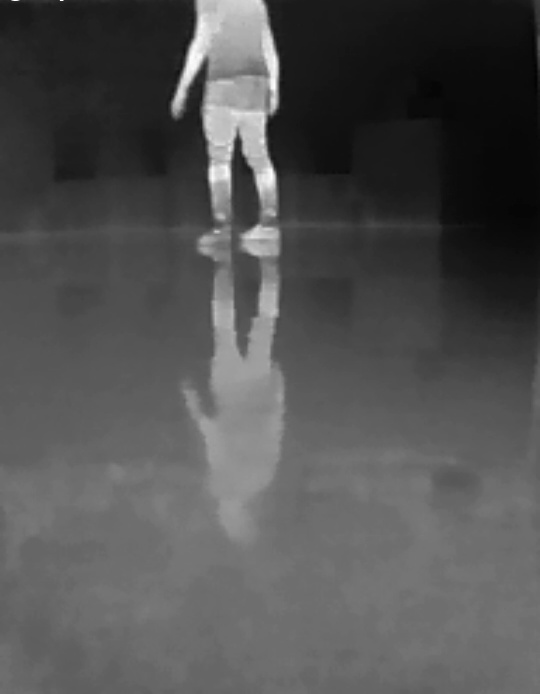
#> input picture dataset/person/Xinf_250916_141031_295_frame_400.jpg, 540 x 694 px; its folder holds only this picture in this run
$ python prep_norm.py
#> lines starting #> are read from the running program, lines starting #| are printed output that depends on the picture
# normalize_dataset.py
import cv2, os, glob, json, numpy as np
from tqdm import tqdm

SRC = "dataset"                # raiz com imagens originais (BGR ou já cinza)
DST = "dataset-norm-2"         # saída
OUT_W, OUT_H = 512, 384

# --------- NORMALIZAÇÃO ---------
MODE = "dataset_fixed"         # "per_frame" | "dataset_fixed"
P_LO, P_HI = 5, 95             # percentis de recorte
CLAHE = False                  # equalização local após normalizar
CLAHE_CLIP = 2.0
CLAHE_TILE = (8, 8)

# --------- MÁSCARA / RECORTE (pra não contaminar percentis) ---------
EXCLUDE_TOP_RATIO = 0.00       # ex.: 0.25 se tiver teto muito quente
EXCLUDE_BOTTOM_PX = 22         # remove logo/rodapé (ajuste conforme dataset)
EXCLUDE_LEFT_PX = 0
EXCLUDE_RIGHT_PX = 0

IMG_EXTS = (".jpg", ".png", ".jpeg", ".bmp", ".tif", ".tiff")

def to_gray(img):
    # Carrega como BGR e converte para Gray; se já for 1 canal, apenas retorna
    if img.ndim == 2:
        return img
    return cv2.cvtColor(img, cv2.COLOR_BGR2GRAY)

def build_mask(h, w):
    mask = np.ones((h, w), dtype=bool)
    if EXCLUDE_TOP_RATIO > 0:
        mask[:int(h * EXCLUDE_TOP_RATIO), :] = False
    if EXCLUDE_BOTTOM_PX > 0:
        mask[h - EXCLUDE_BOTTOM_PX : , :] = False
    if EXCLUDE_LEFT_PX > 0:
        mask[:, :EXCLUDE_LEFT_PX] = False
    if EXCLUDE_RIGHT_PX > 0:
        mask[:, w - EXCLUDE_RIGHT_PX :] = False
    return mask

def estimate_global_lo_hi(filepaths):
    lows, highs = [], []
    for fp in tqdm(filepaths, desc="Passo 1/2: estimando lo/hi globais"):
        img = cv2.imread(fp, cv2.IMREAD_UNCHANGED)
#> img is the input picture: shape (694, 540, 3); min 3, max 255, mean 81
        if img is None:
            continue
        g = to_gray(img).astype(np.float32)
        m = build_mask(*g.shape)
        vals = g[m]
        if vals.size < 100:
            continue
        lo, hi = np.percentile(vals, [P_LO, P_HI])
#> lo = 13; hi = 148
        if hi <= lo:
            hi = lo + 1.0
        lows.append(lo); highs.append(hi)
    # mediana é mais robusta do que média
    glo = float(np.median(lows)) if lows else 0.0
#> glo = 13
    ghi = float(np.median(highs)) if highs else 255.0
#> ghi = 148
    if ghi <= glo:
        ghi = glo + 1.0
    return glo, ghi

def normalize_gray(gray, lo, hi):
    gray = gray.astype(np.float32)
    norm = np.clip((gray - lo) * 255.0 / (hi - lo), 0, 255).astype(np.uint8)
    if CLAHE:
        clahe = cv2.createCLAHE(clipLimit=CLAHE_CLIP, tileGridSize=CLAHE_TILE)
        norm = clahe.apply(norm)
    return norm

def main():
    os.makedirs(DST, exist_ok=True)
    files = sorted(
        fp for fp in glob.glob(os.path.join(SRC, "**", "*"), recursive=True)
        if os.path.splitext(fp)[1].lower() in IMG_EXTS
    )
    if not files:
        print(f"Nenhuma imagem em {SRC}.")
        return

    meta = {"mode": MODE, "p_lo": P_LO, "p_hi": P_HI,
            "exclude": {"top_ratio": EXCLUDE_TOP_RATIO, "bottom_px": EXCLUDE_BOTTOM_PX,
                        "left_px": EXCLUDE_LEFT_PX, "right_px": EXCLUDE_RIGHT_PX},
            "clahe": CLAHE, "clahe_clip": CLAHE_CLIP, "clahe_tile": CLAHE_TILE,
            "images": []}

    if MODE == "dataset_fixed":
        glo, ghi = estimate_global_lo_hi(files)
#> glo = 13; ghi = 148
        print(f"[GLOBAL] lo={glo:.2f} hi={ghi:.2f}")
#| [GLOBAL] lo=13.00 hi=148.00
        meta["global_lo"] = glo
        meta["global_hi"] = ghi
    else:
        glo = ghi = None

    for fp in tqdm(files, desc="Passo 2/2: normalizando e salvando"):
        img = cv2.imread(fp, cv2.IMREAD_UNCHANGED)
        if img is None:
            continue
        g = to_gray(img)
        h, w = g.shape
#> h = 694; w = 540
        if MODE == "per_frame":
            m = build_mask(h, w)
            vals = g[m].astype(np.float32)
            lo, hi = np.percentile(vals, [P_LO, P_HI])
            if hi <= lo: hi = lo + 1.0
        else:
            lo, hi = glo, ghi
#> lo = 13; hi = 148

        norm = normalize_gray(g, lo, hi)
#> in normalize_gray, `norm = np.clip((gray - lo) * 255.0 / (hi - lo), 0, 255).astype(np.uint8)`:
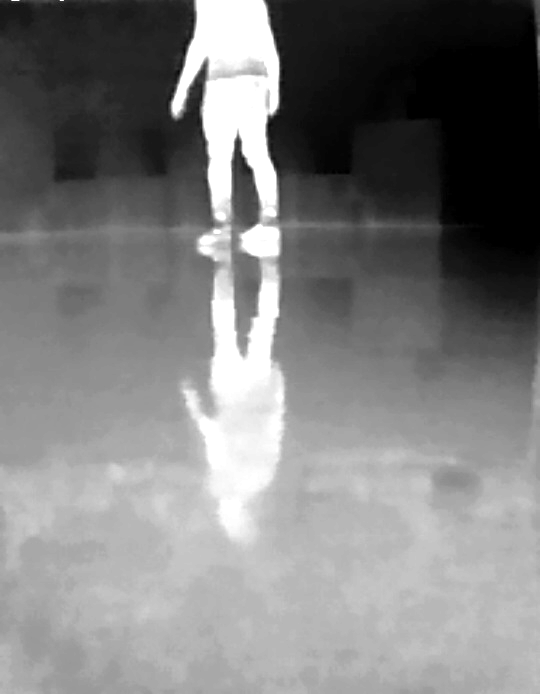
#> norm: shape (694, 540); min 0, max 255, mean 125.6
        norm = cv2.resize(norm, (OUT_W, OUT_H), cv2.INTER_AREA)
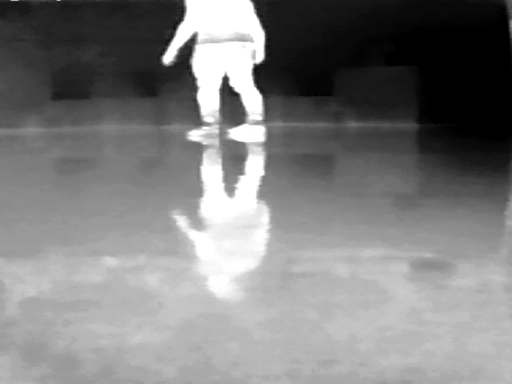
#> norm: shape (384, 512); min 0, max 255, mean 125.6

        rel = os.path.relpath(fp, SRC)
        out_fp = os.path.join(DST, os.path.splitext(rel)[0] + ".png")
        os.makedirs(os.path.dirname(out_fp), exist_ok=True)
        cv2.imwrite(out_fp, norm)

        meta["images"].append({
            "src": fp, "dst": out_fp, "lo": float(lo), "hi": float(hi),
            "orig_hw": [int(h), int(w)]
        })

    with open(os.path.join(DST, "meta.json"), "w", encoding="utf-8") as f:
        json.dump(meta, f, indent=2, ensure_ascii=False)
    print(f"OK: {len(meta['images'])} frames normalizados em {DST}")
#| OK: 1 frames normalizados em dataset-norm-2

if __name__ == "__main__":
    main()

$ run again, on dataset/person/Xinf_250916_142036_079_frame_960.jpg
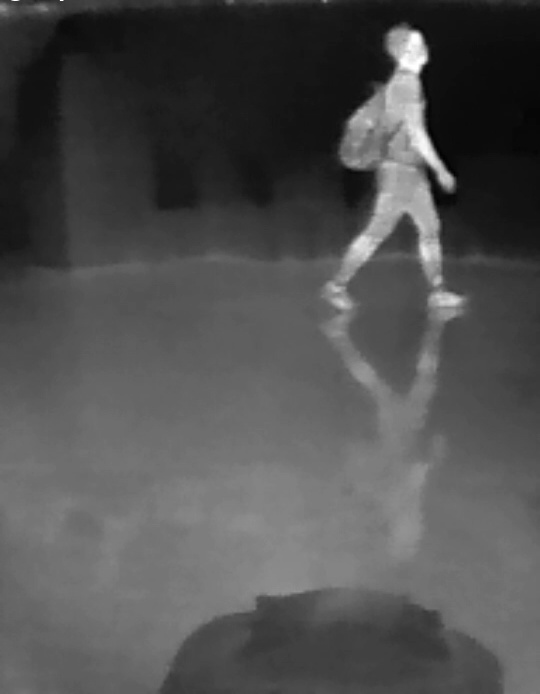
#> input picture dataset/person/Xinf_250916_142036_079_frame_960.jpg, 540 x 694 px
#> in estimate_global_lo_hi, img is the input picture: shape (694, 540, 3); min 0, max 255, mean 79.5
#> in estimate_global_lo_hi, `lo, hi = np.percentile(vals, [P_LO, P_HI])`: lo = 17; hi = 133
#> in estimate_global_lo_hi, `glo = float(np.median(lows)) if lows else 0.0`: glo = 17
#> in estimate_global_lo_hi, `ghi = float(np.median(highs)) if highs else 255.0`: ghi = 133
#> in main, `glo, ghi = estimate_global_lo_hi(files)`: glo = 17; ghi = 133
#| [GLOBAL] lo=17.00 hi=133.00
#> in main, `lo, hi = glo, ghi`: lo = 17; hi = 133
#> in normalize_gray, `norm = np.clip((gray - lo) * 255.0 / (hi - lo), 0, 255).astype(np.uint8)`:
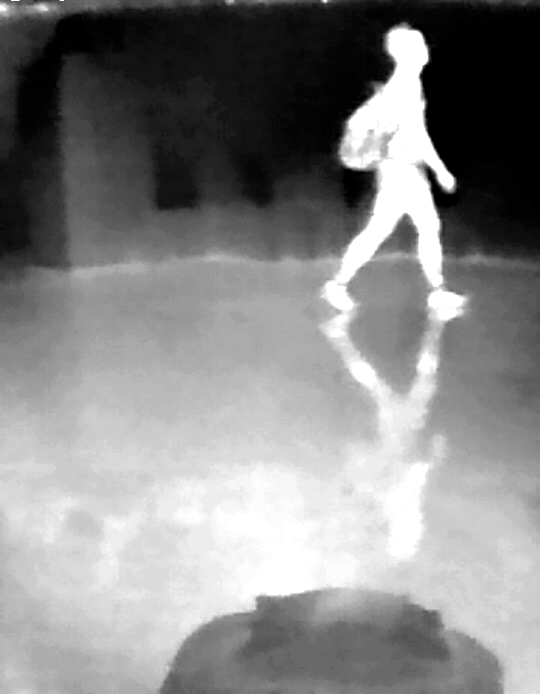
#> norm: shape (694, 540); min 0, max 255, mean 134.4
#> in main, `norm = cv2.resize(norm, (OUT_W, OUT_H), cv2.INTER_AREA)`:
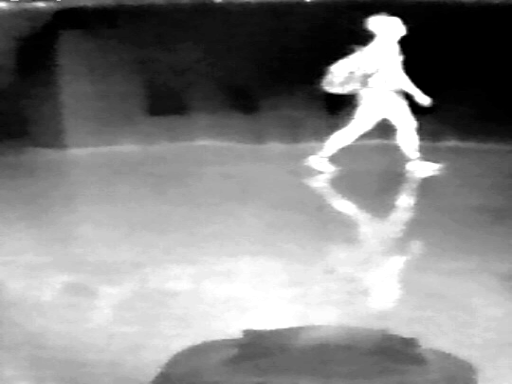
#> norm: shape (384, 512); min 0, max 255, mean 134.3
#| OK: 1 frames normalizados em dataset-norm-2

$ run again, on dataset/person/Xinf_250916_142427_272_frame_720.jpg
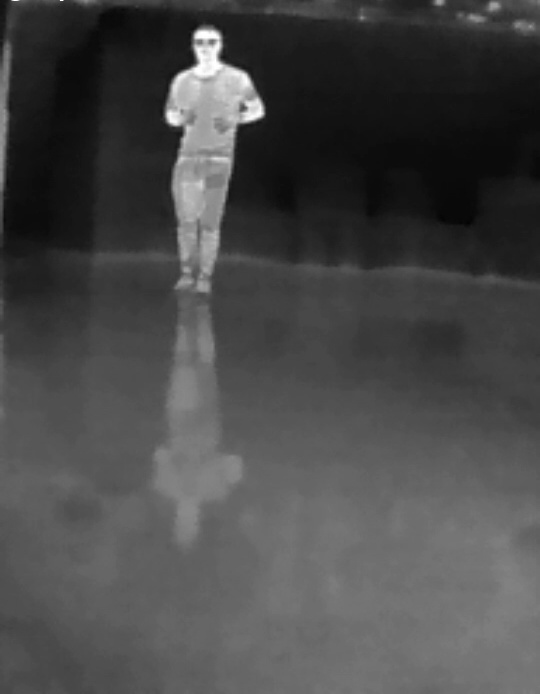
#> input picture dataset/person/Xinf_250916_142427_272_frame_720.jpg, 540 x 694 px
#> in estimate_global_lo_hi, img is the input picture: shape (694, 540, 3); min 3, max 255, mean 72.2
#> in estimate_global_lo_hi, `lo, hi = np.percentile(vals, [P_LO, P_HI])`: lo = 15; hi = 125
#> in estimate_global_lo_hi, `glo = float(np.median(lows)) if lows else 0.0`: glo = 15
#> in estimate_global_lo_hi, `ghi = float(np.median(highs)) if highs else 255.0`: ghi = 125
#> in main, `glo, ghi = estimate_global_lo_hi(files)`: glo = 15; ghi = 125
#| [GLOBAL] lo=15.00 hi=125.00
#> in main, `lo, hi = glo, ghi`: lo = 15; hi = 125
#> in normalize_gray, `norm = np.clip((gray - lo) * 255.0 / (hi - lo), 0, 255).astype(np.uint8)`:
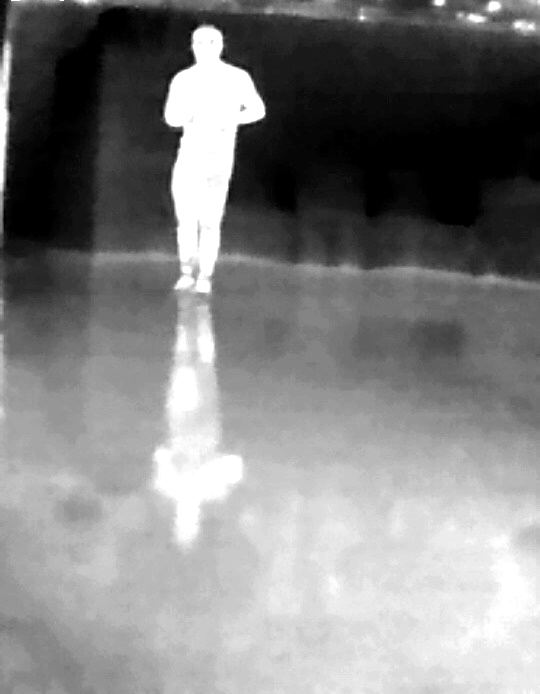
#> norm: shape (694, 540); min 0, max 255, mean 128.7
#> in main, `norm = cv2.resize(norm, (OUT_W, OUT_H), cv2.INTER_AREA)`:
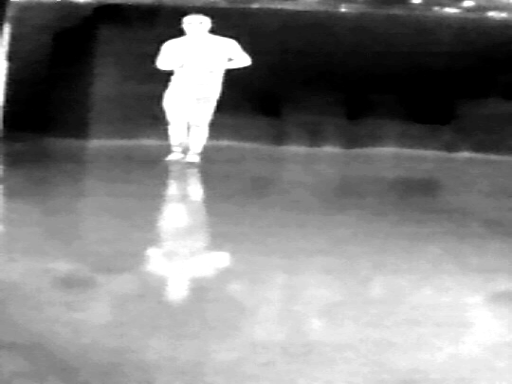
#> norm: shape (384, 512); min 0, max 255, mean 128.6
#| OK: 1 frames normalizados em dataset-norm-2
